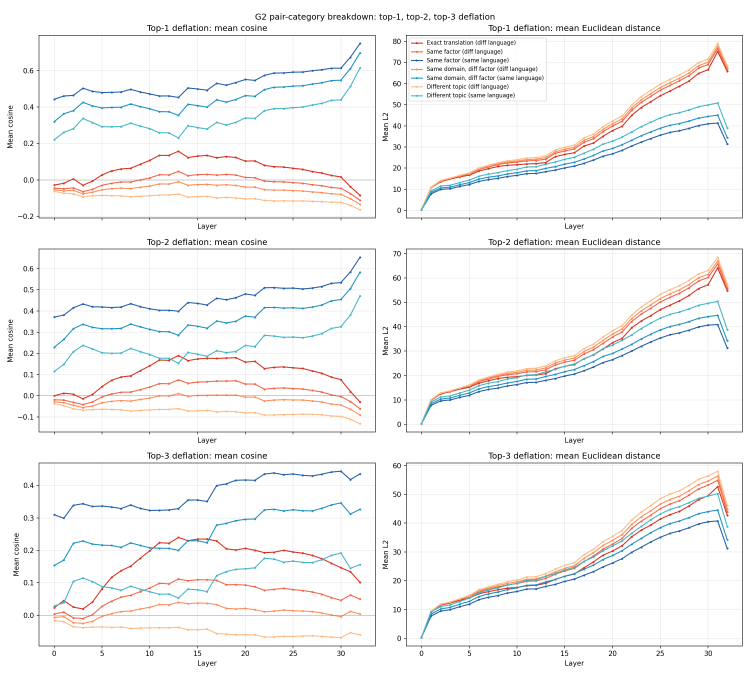
#> input picture results/multilingual/deflation_top1_top3_grid.png, 2250 x 2025 px (shown at 1/3 size)
$ python make_additional_requested_figures.py
#> lines starting #> are read from the running program, lines starting #| are printed output that depends on the picture; after the words box and inside, x2 and y2 are one past the last pixel; in counts of white or black regions, pixels touching at a corner belong together
from __future__ import annotations

import os
from pathlib import Path

ROOT = Path(__file__).resolve().parents[2]
RESULTS_ML = ROOT / "results" / "multilingual"
RESULTS_ROBUST = ROOT / "results" / "constraints" / "robust"
MPL_DIR = RESULTS_ML / ".mplcache"
MPL_DIR.mkdir(parents=True, exist_ok=True)
os.environ.setdefault("MPLCONFIGDIR", str(MPL_DIR))

import matplotlib

matplotlib.use("Agg")
import matplotlib.pyplot as plt
from matplotlib import font_manager
import numpy as np
import pandas as pd
from PIL import Image, ImageChops, ImageDraw, ImageFont, ImageOps

CATEGORY_SPECS = [
    ("exact_translation_diff_language", "Exact translation\n(diff language)"),
    ("same_factor_diff_language", "Same factor\n(diff language)"),
    ("same_factor_same_language", "Same factor\n(same language)"),
    ("same_domain_diff_language", "Same domain, diff factor\n(diff language)"),
    ("same_domain_same_language", "Same domain, diff factor\n(same language)"),
    ("different_topic_diff_language", "Different topic\n(diff language)"),
    ("different_topic_same_language", "Different topic\n(same language)"),
]

COLOR_MAP = {
    "exact_translation_diff_language": "#d7301f",
    "same_factor_diff_language": "#ef6548",
    "same_domain_diff_language": "#fc8d59",
    "different_topic_diff_language": "#fdbb84",
    "same_factor_same_language": "#225ea8",
    "same_domain_same_language": "#1d91c0",
    "different_topic_same_language": "#41b6c4",
}


# [6 lines left out: function crop_image, not called in this run]


def crop_whitespace(path: Path) -> None:
    crop_image(Image.open(path)).save(path)


def _spans(density: np.ndarray, threshold: float, min_len: int) -> list[tuple[int, int]]:
    idx = np.where(density > threshold)[0]
    if len(idx) == 0:
        return []
    spans = []
    start = idx[0]
    prev = idx[0]
    for x in idx[1:]:
        if x != prev + 1:
            if prev - start + 1 >= min_len:
                spans.append((start, prev))
            start = x
        prev = x
    if prev - start + 1 >= min_len:
        spans.append((start, prev))
    return spans


def _select_grid_spans(density: np.ndarray, threshold: float, min_len: int, expected_count: int) -> list[tuple[int, int]]:
    spans = _spans(density, threshold, min_len)
    spans = sorted(spans, key=lambda ab: ab[1] - ab[0], reverse=True)[:expected_count]
    spans = sorted(spans)
    if len(spans) == expected_count:
        return spans
    return []


def extract_grid_cells(
    image_path: Path,
    n_rows: int,
    n_cols: int,
    row_threshold: float,
    col_threshold: float,
    row_min_len: int,
    col_min_len: int,
    pad: int = 24,
) -> list[Image.Image]:
#> called with n_rows = 3, n_cols = 2, row_threshold = 0.02, col_threshold = 0.02, row_min_len = 220, col_min_len = 420, pad = 54
    img = Image.open(image_path).convert("RGB")
    gray = np.array(img.convert("L"))
    mask = gray < 245
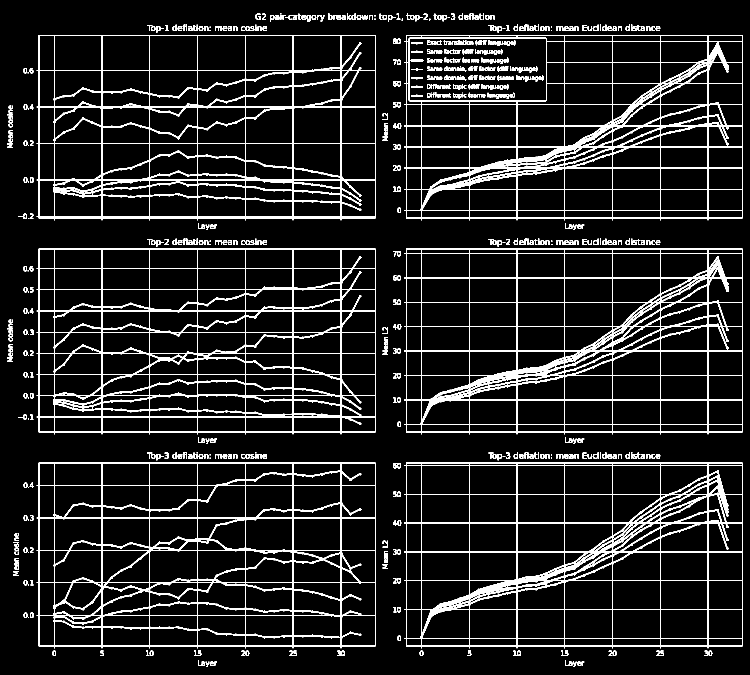
#> mask: shape (2025, 2250) bool (shown at 1/3 size); 8.5% white; 677 white regions (79 under 20 px), largest, box (x1, y1, x2, y2) and area: (1212, 105, 2228, 661) 58480, (110, 746, 1127, 1303) 58297, (1212, 746, 2228, 1303) 57296

    row_spans = _select_grid_spans(mask.mean(axis=1), row_threshold, row_min_len, n_rows)
#> in _spans, `idx = np.where(density > threshold)[0]`: idx = 1689 values from 41 to 1996
#> in _spans, `start = idx[0]`: start = 41
#> the loop in _spans, `for x in idx[1:]:` made 1688 passes
#> (x, start, prev) on passes 18, 37, 39, 41: (74, 74, 74), (105, 105, 105), (113, 113, 113), (116, 116, 116)
#> start on passes 558, 561, 566, 570, 573, 576: 641, 647, 653, 674, 678, 683
#> after the loop in _spans, `for x in idx[1:]:`: spans = [(116, 632), (770, 1274), (1412, 1915)]
#> row_spans = [(116, 632), (770, 1274), (1412, 1915)]
    col_spans = _select_grid_spans(mask.mean(axis=0), col_threshold, col_min_len, n_cols)
#> the loop in _spans (call 2), `for x in idx[1:]:` made 2114 passes
#> (x, start, prev) on passes 12, 24, 35, 38, 49: (44, 44, 44), (71, 71, 71), (84, 84, 84), (90, 90, 90), (116, 116, 116)
#> start on passes 1060, 1076, 1087, 1099: 1148, 1179, 1191, 1212
#> col_spans = [(116, 1126), (1212, 2227)]

    if not row_spans or not col_spans:
        bbox = np.argwhere(mask)
        top, left = bbox.min(axis=0)
        bottom, right = bbox.max(axis=0)
        row_edges = np.linspace(top, bottom + 1, n_rows + 1, dtype=int)
        col_edges = np.linspace(left, right + 1, n_cols + 1, dtype=int)
        row_spans = list(zip(row_edges[:-1], row_edges[1:]))
        col_spans = list(zip(col_edges[:-1], col_edges[1:]))

    cells = []
    for row_start, row_end in row_spans:
        for col_start, col_end in col_spans:
            left = max(col_start - pad, 0)
            top = max(row_start - pad, 0)
            right = min(col_end + pad, img.width)
            bottom = min(row_end + pad, img.height)
            cells.append(img.crop((left, top, right, bottom)))
#> this loop made 3 passes
#> after the loop, cells = 6 items
    return cells


# [16 lines left out: function compose_grid, not called in this run]


def make_cosine_top136() -> Path:
    out_path = RESULTS_ML / "deflation_top1_top3_top6_cosine.png"
    top123_cells = extract_grid_cells(
        RESULTS_ML / "deflation_top1_top3_grid.png",
        n_rows=3,
        n_cols=2,
        row_threshold=0.02,
        col_threshold=0.02,
        row_min_len=220,
        col_min_len=420,
        pad=54,
    )
#> top123_cells = 6 items
    top456_cells = extract_grid_cells(
        RESULTS_ML / "deflation_top4_top6_grid.png",
        n_rows=3,
        n_cols=2,
        row_threshold=0.02,
        col_threshold=0.02,
        row_min_len=220,
        col_min_len=420,
        pad=90,
    )
#> call 2 of extract_grid_cells, with n_rows = 3, n_cols = 2, row_threshold = 0.02, col_threshold = 0.02, row_min_len = 220, col_min_len = 420, pad = 90
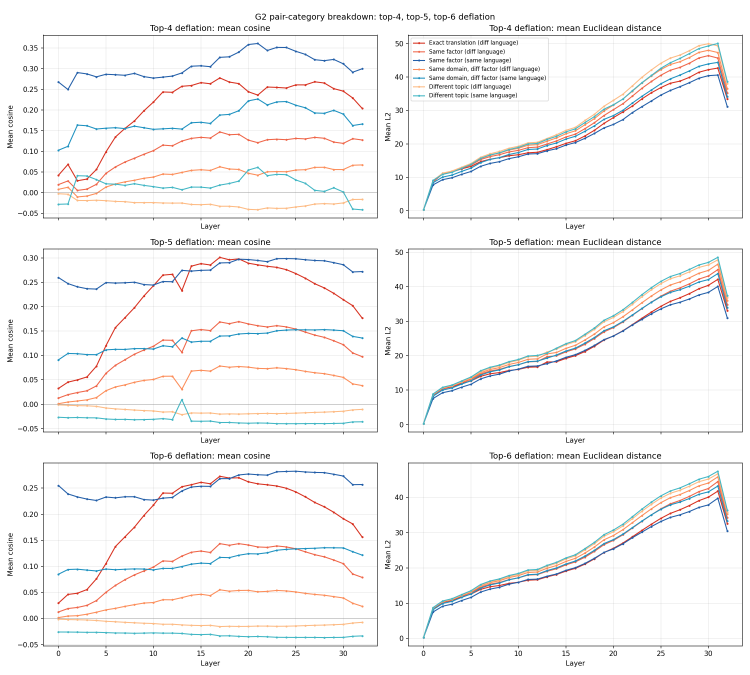
#> input picture results/multilingual/deflation_top4_top6_grid.png, 2250 x 2025 px (shown at 1/3 size)
#> in extract_grid_cells (call 2), `mask = gray < 245`:
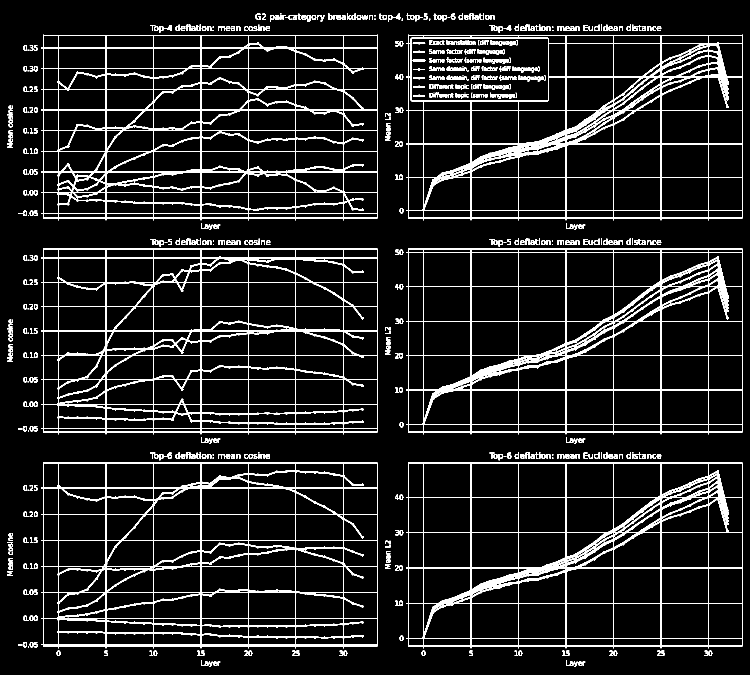
#> mask: shape (2025, 2250) bool (shown at 1/3 size); 8.4% white; 706 white regions (85 under 20 px), largest, box (x1, y1, x2, y2) and area: (123, 104, 1133, 661) 61109, (123, 746, 1133, 1303) 58707, (123, 1388, 1133, 1945) 56225
#> in extract_grid_cells (call 2), `row_spans = _select_grid_spans(mask.mean(axis=1), row_threshold, row_m..`: row_spans = [(120, 647), (766, 1274), (1412, 1882)]
#> in extract_grid_cells (call 2), `col_spans = _select_grid_spans(mask.mean(axis=0), col_threshold, col_m..`: col_spans = [(123, 1132), (1221, 2227)]
#> the loop in extract_grid_cells (call 2), `for row_start, row_end in row_spans:` made 3 passes
#> top456_cells = 6 items

    panels = [
        top123_cells[0].convert("RGB"),
        top123_cells[4].convert("RGB"),
        top456_cells[4].convert("RGB"),
    ]

    # Trim the bleed from the neighboring Euclidean panels on the right edge.
    panels[0] = panels[0].crop((0, 10, panels[0].width - 150, panels[0].height))
    panels[1] = panels[1].crop((0, 0, panels[1].width - 150, panels[1].height))
    panels[2] = panels[2].crop((0, 30, panels[2].width - 118, panels[2].height))

    target_h = max(panel.height for panel in panels)
#> target_h = 620
    resized = []
    for panel in panels:
        if panel.height != target_h:
            new_w = int(round(panel.width * target_h / panel.height))
            panel = panel.resize((new_w, target_h), Image.Resampling.LANCZOS)
        resized.append(panel)
#> this loop made 3 passes
#> new_w on passes 1 to 2: 977, 982
#> pass 1, in make_cosine_top136, `panel = panel.resize((new_w, target_h), Image.Resampling.LANCZOS)`:
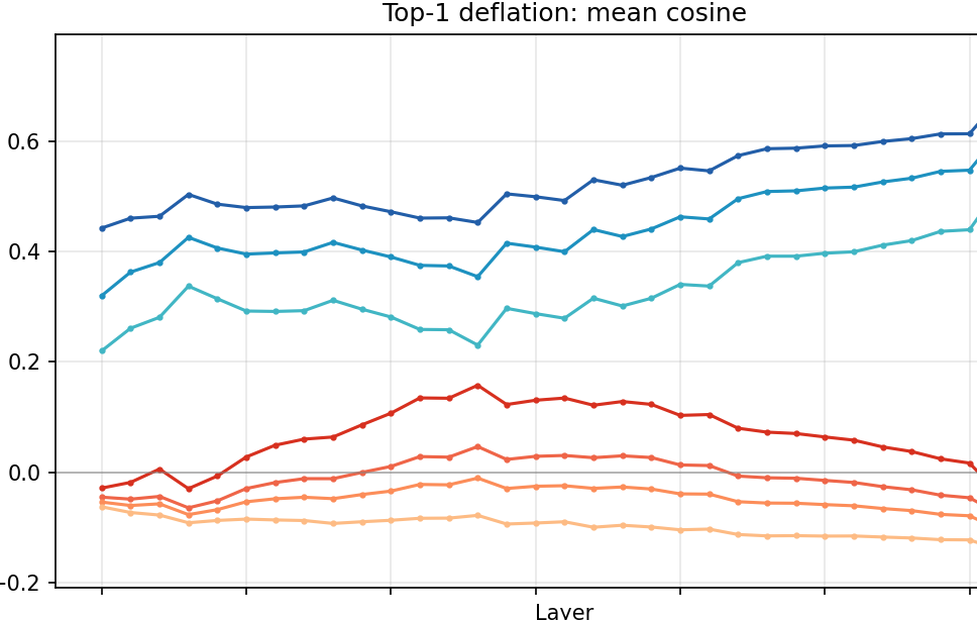
#> panel: PIL image 977x620 RGB; mean R, G, B 247.2, 246.2, 246.2
#> after the loop, new_w = 982; resized = 3 items

    left_space = 72
    right_space = 18
    top_space = 62
    bottom_space = 48
    gap = 24
    canvas_w = left_space + right_space + sum(panel.width for panel in resized) + gap * (len(resized) - 1)
#> canvas_w = 3168
    canvas_h = top_space + bottom_space + target_h
#> canvas_h = 730
    canvas = Image.new("RGB", (canvas_w, canvas_h), "white")
#> canvas: PIL image 3168x730 RGB; every value is 255

    x = left_space
    for panel in resized:
        canvas.paste(panel, (x, top_space))
        x += panel.width + gap
#> this loop made 3 passes
#> x on passes 1 to 3: 1073, 2079, 3174
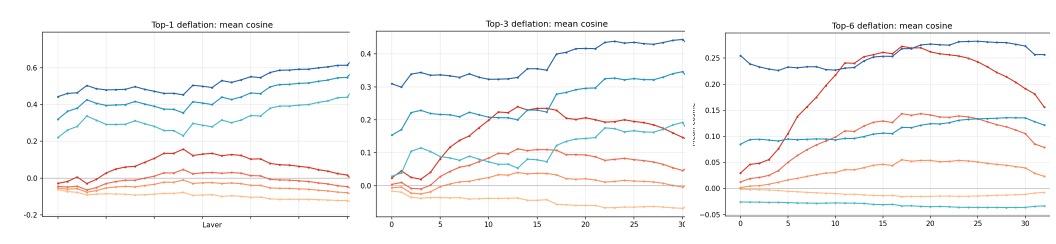
#> canvas: PIL image 3168x730 RGB (shown at 1/3 size); mean R, G, B 248.6, 247.8, 247.8
#> after the loop, x = 3174

    draw = ImageDraw.Draw(canvas)
    title_font = ImageFont.truetype(font_manager.findfont("DejaVu Sans"), 22)
    label_font = ImageFont.truetype(font_manager.findfont("DejaVu Sans"), 18)

    title = "G2 pair-category breakdown: cosine under blind deflation"
    title_bbox = draw.textbbox((0, 0), title, font=title_font)
#> title_bbox = (0, 4, 635, 26)
    title_w = title_bbox[2] - title_bbox[0]
#> title_w = 635
    draw.text(((canvas_w - title_w) / 2, 14), title, fill="black", font=title_font)

    y_label = "Mean cosine"
    y_bbox = draw.textbbox((0, 0), y_label, font=label_font)
#> y_bbox = (0, 3, 113, 17)
    y_w = y_bbox[2] - y_bbox[0]
#> y_w = 113
    y_h = y_bbox[3] - y_bbox[1]
#> y_h = 14
    y_img = Image.new("RGBA", (y_w + 8, y_h + 8), (255, 255, 255, 0))
    y_draw = ImageDraw.Draw(y_img)
    y_draw.text((4, 4), y_label, fill="black", font=label_font)
    y_rot = y_img.rotate(90, expand=True)
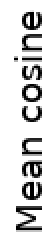
#> y_rot: PIL image 22x121 RGBA (shown 2 times larger); mean R, G, B, A 187.9, 187.9, 187.9, 43.6; transparent parts drawn white
    y_x = int((left_space - y_rot.width) / 2)
#> y_x = 25
    y_y = int(top_space + (target_h - y_rot.height) / 2)
#> y_y = 311
    canvas.paste(y_rot, (y_x, y_y), y_rot)

    # The original top-1 source panel hides numeric x ticks and keeps an internal
    # "Layer" label because it came from the top row of a shared-x figure. Remove
    # that local label and add the missing tick numbers so all three panels match.
    first_panel = resized[0]
    scale = first_panel.height / panels[0].height
#> scale = 1.01
    axis_left = int(round(54 * scale))
#> axis_left = 55
    axis_right = int(round(960 * scale))
#> axis_right = 969
    axis_y = int(round(582 * scale))
#> axis_y = 588
    first_x = left_space
    first_y = top_space
    draw.rectangle(
        [
            first_x + int(first_panel.width * 0.28),
            first_y + axis_y + 2,
            first_x + int(first_panel.width * 0.72),
            first_y + first_panel.height,
        ],
        fill="white",
    )
    tick_font = ImageFont.truetype(font_manager.findfont("DejaVu Sans"), 16)
    tick_y = first_y + axis_y + 10
#> tick_y = 660
    for tick in [0, 5, 10, 15, 20, 25, 30]:
        x_tick = first_x + axis_left + int(round((axis_right - axis_left) * (tick / 32.0)))
        text = str(tick)
        bbox = draw.textbbox((0, 0), text, font=tick_font)
        text_w = bbox[2] - bbox[0]
        draw.text((x_tick - text_w / 2, tick_y), text, fill="black", font=tick_font)
#> this loop made 7 passes
#> (bbox, text_w) on passes 1 to 7: ((0, 3, 10, 15), 10), ((0, 3, 10, 15), 10), ((0, 3, 20, 15), 20), ((0, 3, 20, 15), 20), ((0, 3, 20, 15), 20), ((0, 3, 20, 15), 20), ((0, 3, 20, 15), 20)

    x_label = "Layer"
    x_bbox = draw.textbbox((0, 0), x_label, font=label_font)
#> x_bbox = (0, 4, 51, 21)
    x_w = x_bbox[2] - x_bbox[0]
#> x_w = 51
    draw.text(((canvas_w - x_w) / 2, canvas_h - bottom_space + 10), x_label, fill="black", font=label_font)

    canvas.save(out_path)
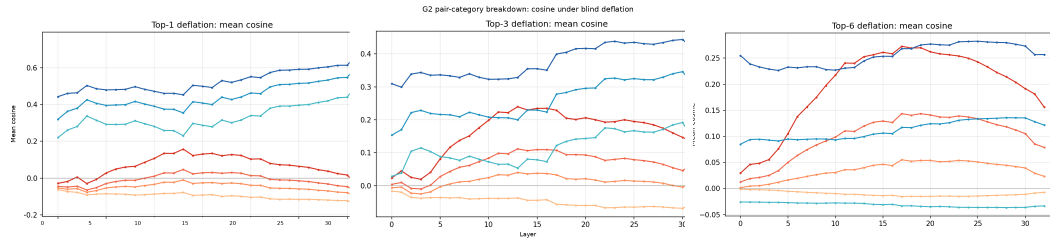
#> saved as deflation_top1_top3_top6_cosine.png: PIL image 3168x730 RGB (shown at 1/3 size); mean R, G, B 248.2, 247.4, 247.4
    return out_path


def make_raw_top5_langresid_mahalanobis_euclidean() -> Path:
#> (the run stopped early here; a loop or call above may not have finished)
